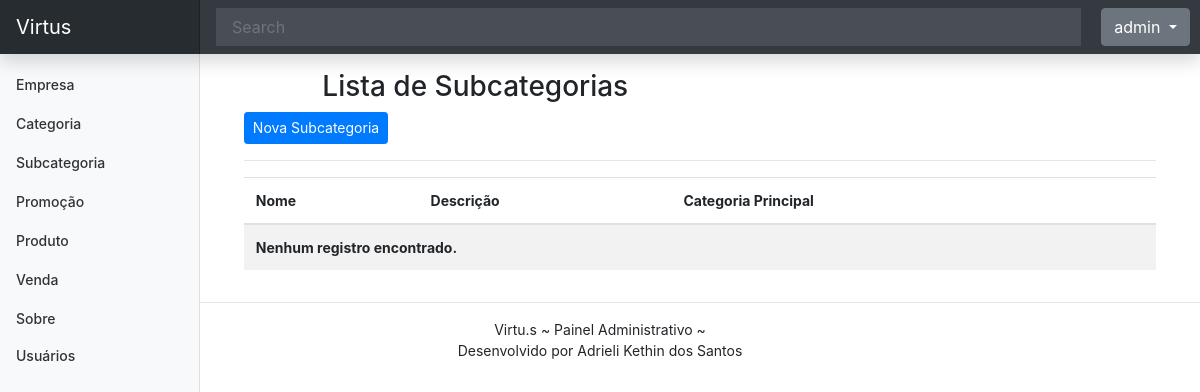
The page /listar/subcategoria/ (signed in) on the database as committed earlier.
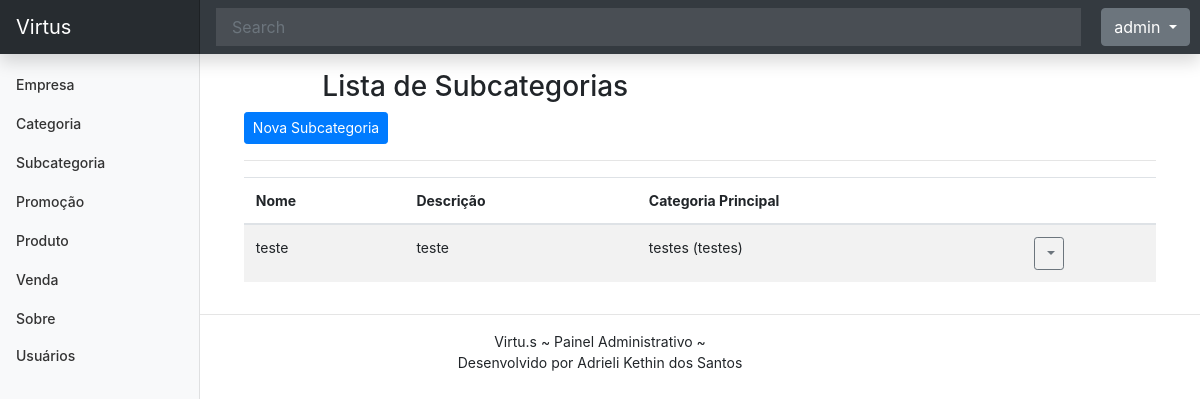
The same page on the database as committed later.
### cadastros/models.py (models this page shows, shortened)
class Subcategoria(models.Model):
    nome_subcategoria = models.CharField(max_length=50)
    descricao_subcategoria = models.CharField(max_length=100)
    categoria_principal = models.ForeignKey(Categoria, on_delete=models.PROTECT)
    data_inclusao = models.DateTimeField(
        auto_now_add=True, verbose_name="data inclusão")
    data_alteracao = models.DateTimeField(
        auto_now=True, verbose_name="data alteração")
    data_exclusao = models.DateTimeField(
        verbose_name="data exclusão", null=True)
    cadastrado_por = models.ForeignKey(User, on_delete=models.PROTECT, null=True, related_name='subcategoria_cadastrada')
    alterado_por = models.ForeignKey(User, on_delete=models.PROTECT, null=True, related_name='subcategoria_atualizada')

class Categoria(models.Model):
    nome = models.CharField(max_length=50)
    descricao = models.CharField(max_length=100, verbose_name="descrição")
    data_inclusao = models.DateTimeField(auto_now_add=True, verbose_name="data inclusão")
    data_alteracao = models.DateTimeField(auto_now=True, verbose_name="data alteração")
    data_exclusao = models.DateTimeField(
        verbose_name="data exclusão", null=True)
    cadastrado_por = models.ForeignKey(User, on_delete=models.PROTECT, null=True, related_name='categoria_cadastrada')
    alterado_por = models.ForeignKey(User, on_delete=models.PROTECT, null=True, related_name='categoria_atualizada')
    def __str__(self):
        return f"{self.nome} ({self.descricao})"

### cadastros/views.py (the view)
# urls.py: path("listar/subcategoria/", SubcategoriaList.as_view(), name="listar-subcategoria"),
class SubcategoriaList(ListView, LoginRequiredMixin):
    model = Subcategoria
    template_name = "cadastros/list/subcategoria.html"
    def get_queryset(self):
        return Subcategoria.objects.select_related("categoria_principal")

### cadastros/templates/cadastros/list/subcategoria.html (shortened to what this page needs)
{% extends 'paginas/modelo.html' %}
{% load static %}
{% block conteudo %}
<div class="row justify-content-center align-items-center mt-3">
    <div class="col-md-10">
        <h3 class="">Lista de Subcategorias</h3>
    </div>
    <div class="col-md">
        <a href="{% url 'cadastrar-subcategoria' %}" class="btn btn-primary btn-sm">
            Nova Subcategoria
        </a>
    </div>
</div>
<hr>
<div class="table-responsive-lg">
    <table id="tabela-subcategorias" class="table table-striped">
        <thead>
            <tr>
                <th>Nome</th>
                <th>Descrição</th>
                <th>Categoria Principal</th>
                <th></th>
            </tr>
        </thead>
        <tbody>
            {% for obj in object_list %}
            <tr class="">
                <td>{{ obj.nome_subcategoria }}</td>
                <td>{{ obj.descricao_subcategoria }}</td>
                <td>{{ obj.categoria_principal }}</td>
                <td>
                    <div class="dropdown">
                        <a class="btn btn-sm btn-outline-secondary dropdown-toggle" href="#" role="button"
                            data-bs-toggle="dropdown" aria-expanded="false">
                        </a>
                    </div>
                </td>
            </tr>
            {% empty %}
            <tr>
                <th colspan="100%">Nenhum registro encontrado.</th>
            </tr>
            {% endfor %}
        </tbody>
    </table>
</div>
{% endblock %}

Rows that differ between the two databases and show on the page:
added Subcategoria: nome_subcategoria "teste", descricao_subcategoria "teste", categoria_principal "testes (testes)"
Other text that changed with them:
text no longer shown: "Nenhum registro encontrado."
